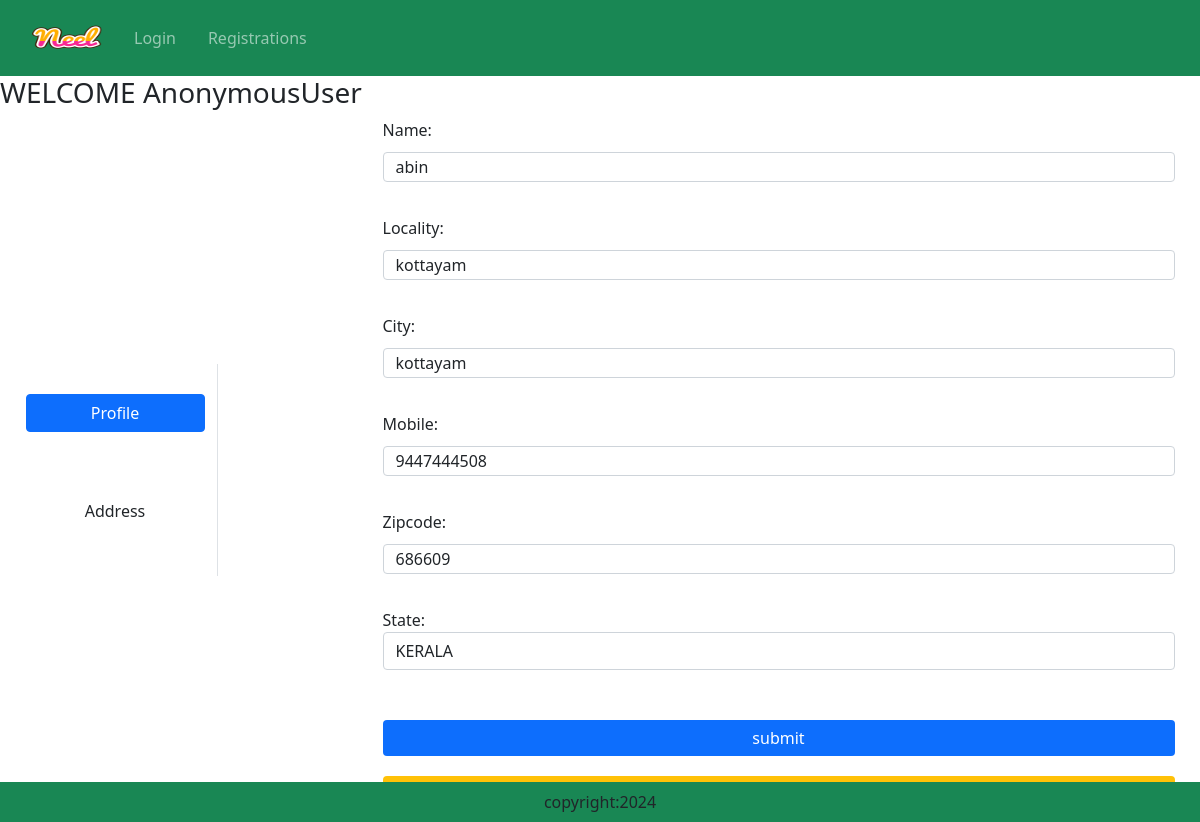
The page /UpdateAddress/1 on the database its author committed.
### mainapp/models.py (models this page shows, shortened)
class customer(models.Model):
    user = models.ForeignKey(User,on_delete=models.CASCADE)
    name = models.CharField(max_length=100)
    locality = models.CharField(max_length=200)
    city = models.CharField(max_length=100)
    mobile = models.IntegerField(default=0)
    zipcode = models.IntegerField()
    state = models.CharField(choices=STATE_CHOICE,max_length=100)

### mainapp/views.py (the view, shortened to what this page needs)
# urls.py: path('UpdateAddress/<int:pk>',views.AddresUpdate.as_view(),name='AddresUpdates'),
class AddresUpdate(View):
    def get(self,request,pk):
        add = customer.objects.get(pk=pk)
        form = CustomerProfileForm(instance=add)
        return render(request, 'mainapp/updateAddress.html', locals())

### mainapp/forms.py
class CustomerProfileForm(forms.ModelForm):
    class Meta:
        model = customer
        fields = ['name','locality','city','mobile','zipcode','state']
        widgets = {
            'name':forms.TextInput(attrs={'class':'form-control'}),
            'locality': forms.TextInput(attrs={'class': 'form-control'}),
            'city': forms.TextInput(attrs={'class': 'form-control'}),
            'mobile': forms.NumberInput(attrs={'class':'form-control'}),
            'zipcode': forms.NumberInput(attrs={'class':'form-control'}),
            'state': forms.Select(attrs={'class': 'form-control'}),
        }

### template/mainapp/updateAddress.html (shortened to what this page needs)
{% extends 'mainapp/base.html' %}
{% load static %}
{% block main-content %}
<div class="continer my-10">
    <div class="row">
        <h3> WELCOME <span class="text-capitalize">{{request.user}}</span></h3>
    <div class="col-sm-2 border-end">
        <ul class="list-unstyled">
            <li class="d-grid"><a href="{% url 'profiles' %}" class="btn btn-primary">Profile</a></li>
             <li class="d-grid"><a href="{% url 'address' %}" class="btn">Address</a></li>
        </ul>
    </div>
    <div class="col-sm-8 offset-sm-1">
        <form action="" method="post">
                 {% for fm in form %}
                        {{fm.label_tag}} {{fm}} <small class="text-danger">{{fm.errors|striptags}}</small>
                    <br>
                {% endfor %}
            <div class="col-12 mt-3">
                <button type="submit" class="btn btn-primary">submit</button>
                <a href="{% url 'address' %}" type="button" class="btn btn-warning">Back</a>
            </div>
        </form>
    </div>
</div>
</div>
{% endblock main-content %}

### static/css/style.css (style rules this page uses)
* { margin: 0; padding: 0; box-sizing: border-box; }
body { font-family: 'Poppins', sans-serif; }
a { text-decoration: none; color: #555; }
.row { display: flex; align-items: center; flex-wrap: wrap; justify-content: space-around; }
.btn { display: inline-block; background: #ff523b; color: white; padding: 8px 30px; margin: 30px 0; border-radius: 30px; transition: background 0.5s; }
ul { list-style-type: none; }
select { border: 1px solid #ff523b; padding: 5px; }
form input { width: 100%; height: 30px; margin: 10px 0; padding: 0 10px; border: 1px solid #ccc; }
form .btn { width: 100%; border: none; cursor: pointer; margin: 10px 0; }
form a { font-size: 12px; }

### rows shown on the page
customer: form "abin" "kottayam" "kottayam" "9447444508" "686609" "KERALA"

### other values the page prints
{{ request.user }} "AnonymousUser"
{{ fm.label_tag }} "Name:" "Locality:" "City:" "Mobile:" "Zipcode:" "State:"
